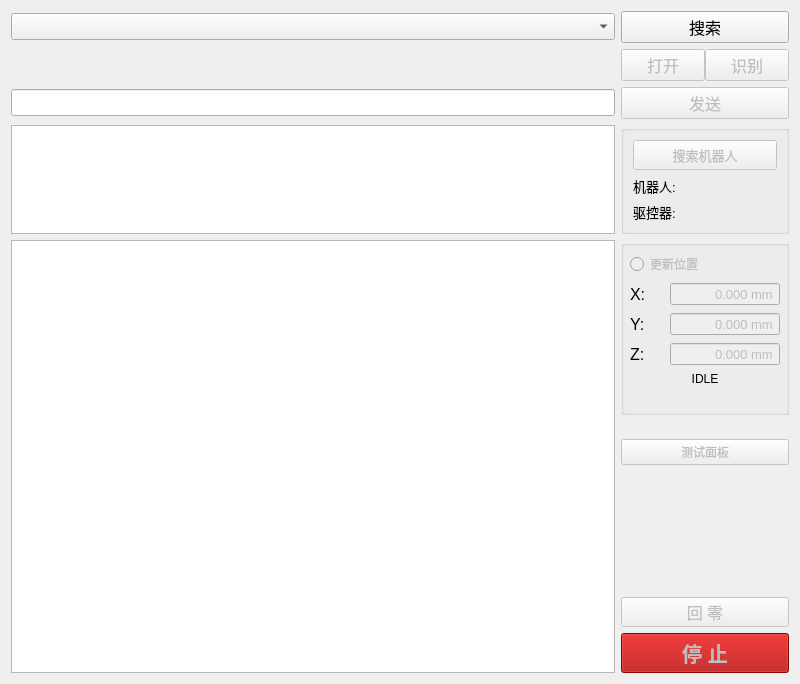
<?xml version="1.0" encoding="UTF-8"?>
<ui version="4.0">
 <class>MainWidget</class>
 <widget class="QWidget" name="MainWidget">
  <property name="geometry">
   <rect>
    <x>0</x>
    <y>0</y>
    <width>800</width>
    <height>680</height>
   </rect>
  </property>
  <property name="windowTitle">
   <string>Form</string>
  </property>
  <layout class="QGridLayout" name="gridLayout">
   <item row="10" column="8">
    <widget class="QGroupBox" name="groupBox">
     <property name="title">
      <string/>
     </property>
     <layout class="QGridLayout" name="gridLayout_3">
      <item row="1" column="0">
       <widget class="QLabel" name="label_4">
        <property name="font">
         <font>
          <pointsize>10</pointsize>
         </font>
        </property>
        <property name="text">
         <string>机器人:</string>
        </property>
       </widget>
      </item>
      <item row="1" column="1">
       <widget class="QLabel" name="label_RobotID">
        <property name="sizePolicy">
         <sizepolicy hsizetype="Preferred" vsizetype="Preferred">
          <horstretch>0</horstretch>
          <verstretch>0</verstretch>
         </sizepolicy>
        </property>
        <property name="minimumSize">
         <size>
          <width>20</width>
          <height>0</height>
         </size>
        </property>
        <property name="maximumSize">
         <size>
          <width>16777215</width>
          <height>16777215</height>
         </size>
        </property>
        <property name="font">
         <font>
          <pointsize>9</pointsize>
         </font>
        </property>
        <property name="statusTip">
         <string>机器人ID</string>
        </property>
        <property name="text">
         <string/>
        </property>
       </widget>
      </item>
      <item row="2" column="0">
       <widget class="QLabel" name="label_5">
        <property name="font">
         <font>
          <pointsize>10</pointsize>
         </font>
        </property>
        <property name="text">
         <string>驱控器:</string>
        </property>
       </widget>
      </item>
      <item row="2" column="2">
       <widget class="QLabel" name="label_DeviceType">
        <property name="sizePolicy">
         <sizepolicy hsizetype="Preferred" vsizetype="Preferred">
          <horstretch>0</horstretch>
          <verstretch>0</verstretch>
         </sizepolicy>
        </property>
        <property name="minimumSize">
         <size>
          <width>30</width>
          <height>0</height>
         </size>
        </property>
        <property name="font">
         <font>
          <pointsize>9</pointsize>
         </font>
        </property>
        <property name="text">
         <string/>
        </property>
        <property name="alignment">
         <set>Qt::AlignLeading|Qt::AlignLeft|Qt::AlignVCenter</set>
        </property>
       </widget>
      </item>
      <item row="1" column="2">
       <widget class="QLabel" name="label_RobotType">
        <property name="sizePolicy">
         <sizepolicy hsizetype="Preferred" vsizetype="Preferred">
          <horstretch>0</horstretch>
          <verstretch>0</verstretch>
         </sizepolicy>
        </property>
        <property name="minimumSize">
         <size>
          <width>30</width>
          <height>0</height>
         </size>
        </property>
        <property name="font">
         <font>
          <pointsize>9</pointsize>
         </font>
        </property>
        <property name="text">
         <string/>
        </property>
        <property name="alignment">
         <set>Qt::AlignLeading|Qt::AlignLeft|Qt::AlignVCenter</set>
        </property>
       </widget>
      </item>
      <item row="2" column="1">
       <widget class="QLabel" name="label_DeviceID">
        <property name="sizePolicy">
         <sizepolicy hsizetype="Preferred" vsizetype="Preferred">
          <horstretch>0</horstretch>
          <verstretch>0</verstretch>
         </sizepolicy>
        </property>
        <property name="minimumSize">
         <size>
          <width>20</width>
          <height>0</height>
         </size>
        </property>
        <property name="maximumSize">
         <size>
          <width>16777215</width>
          <height>16777215</height>
         </size>
        </property>
        <property name="font">
         <font>
          <pointsize>9</pointsize>
         </font>
        </property>
        <property name="statusTip">
         <string>驱控器ID</string>
        </property>
        <property name="text">
         <string/>
        </property>
       </widget>
      </item>
      <item row="0" column="0" colspan="3">
       <widget class="QPushButton" name="pushButton_searchRobot">
        <property name="enabled">
         <bool>false</bool>
        </property>
        <property name="sizePolicy">
         <sizepolicy hsizetype="Preferred" vsizetype="Fixed">
          <horstretch>0</horstretch>
          <verstretch>0</verstretch>
         </sizepolicy>
        </property>
        <property name="minimumSize">
         <size>
          <width>60</width>
          <height>30</height>
         </size>
        </property>
        <property name="font">
         <font>
          <pointsize>10</pointsize>
         </font>
        </property>
        <property name="statusTip">
         <string>搜索网关上的机器人</string>
        </property>
        <property name="text">
         <string>搜索机器人</string>
        </property>
       </widget>
      </item>
     </layout>
    </widget>
   </item>
   <item row="11" column="8">
    <widget class="QGroupBox" name="groupBox_2">
     <property name="title">
      <string/>
     </property>
     <layout class="QGridLayout" name="gridLayout_2">
      <property name="leftMargin">
       <number>6</number>
      </property>
      <property name="topMargin">
       <number>6</number>
      </property>
      <property name="rightMargin">
       <number>6</number>
      </property>
      <property name="bottomMargin">
       <number>6</number>
      </property>
      <item row="1" column="0">
       <widget class="QLabel" name="label">
        <property name="font">
         <font>
          <pointsize>12</pointsize>
         </font>
        </property>
        <property name="text">
         <string>X:</string>
        </property>
       </widget>
      </item>
      <item row="2" column="0">
       <widget class="QLabel" name="label_2">
        <property name="font">
         <font>
          <pointsize>12</pointsize>
         </font>
        </property>
        <property name="text">
         <string>Y:</string>
        </property>
       </widget>
      </item>
      <item row="3" column="0">
       <widget class="QLabel" name="label_3">
        <property name="font">
         <font>
          <pointsize>12</pointsize>
         </font>
        </property>
        <property name="text">
         <string>Z:</string>
        </property>
       </widget>
      </item>
      <item row="0" column="0" colspan="2">
       <widget class="QRadioButton" name="radioButton_updatePos">
        <property name="enabled">
         <bool>false</bool>
        </property>
        <property name="statusTip">
         <string>开始或停止更新机器人信息</string>
        </property>
        <property name="text">
         <string>更新位置</string>
        </property>
        <property name="iconSize">
         <size>
          <width>18</width>
          <height>18</height>
         </size>
        </property>
       </widget>
      </item>
      <item row="2" column="1" colspan="2">
       <widget class="QDoubleSpinBox" name="doubleSpinBox_posY">
        <property name="enabled">
         <bool>false</bool>
        </property>
        <property name="font">
         <font>
          <pointsize>10</pointsize>
         </font>
        </property>
        <property name="statusTip">
         <string>Y坐标</string>
        </property>
        <property name="alignment">
         <set>Qt::AlignRight|Qt::AlignTrailing|Qt::AlignVCenter</set>
        </property>
        <property name="buttonSymbols">
         <enum>QAbstractSpinBox::NoButtons</enum>
        </property>
        <property name="suffix">
         <string> mm</string>
        </property>
        <property name="decimals">
         <number>3</number>
        </property>
        <property name="minimum">
         <double>-999999.000000000000000</double>
        </property>
        <property name="maximum">
         <double>999999.000000000000000</double>
        </property>
       </widget>
      </item>
      <item row="1" column="1" colspan="2">
       <widget class="QDoubleSpinBox" name="doubleSpinBox_posX">
        <property name="enabled">
         <bool>false</bool>
        </property>
        <property name="font">
         <font>
          <pointsize>10</pointsize>
         </font>
        </property>
        <property name="statusTip">
         <string>X坐标</string>
        </property>
        <property name="alignment">
         <set>Qt::AlignRight|Qt::AlignTrailing|Qt::AlignVCenter</set>
        </property>
        <property name="buttonSymbols">
         <enum>QAbstractSpinBox::NoButtons</enum>
        </property>
        <property name="suffix">
         <string> mm</string>
        </property>
        <property name="decimals">
         <number>3</number>
        </property>
        <property name="minimum">
         <double>-999999.000000000000000</double>
        </property>
        <property name="maximum">
         <double>999999.000000000000000</double>
        </property>
       </widget>
      </item>
      <item row="3" column="1" colspan="2">
       <widget class="QDoubleSpinBox" name="doubleSpinBox_posZ">
        <property name="enabled">
         <bool>false</bool>
        </property>
        <property name="font">
         <font>
          <pointsize>10</pointsize>
         </font>
        </property>
        <property name="statusTip">
         <string>Z坐标</string>
        </property>
        <property name="alignment">
         <set>Qt::AlignRight|Qt::AlignTrailing|Qt::AlignVCenter</set>
        </property>
        <property name="buttonSymbols">
         <enum>QAbstractSpinBox::NoButtons</enum>
        </property>
        <property name="suffix">
         <string> mm</string>
        </property>
        <property name="decimals">
         <number>3</number>
        </property>
        <property name="minimum">
         <double>-999999.000000000000000</double>
        </property>
        <property name="maximum">
         <double>999999.000000000000000</double>
        </property>
       </widget>
      </item>
      <item row="4" column="0" colspan="3">
       <widget class="QLabel" name="label_robotState">
        <property name="statusTip">
         <string>机器人当前状态</string>
        </property>
        <property name="text">
         <string>IDLE</string>
        </property>
        <property name="alignment">
         <set>Qt::AlignCenter</set>
        </property>
       </widget>
      </item>
      <item row="5" column="0" colspan="3">
       <widget class="QLabel" name="label_ErrorMsg">
        <property name="text">
         <string/>
        </property>
       </widget>
      </item>
     </layout>
    </widget>
   </item>
   <item row="15" column="8">
    <spacer name="verticalSpacer">
     <property name="orientation">
      <enum>Qt::Vertical</enum>
     </property>
     <property name="sizeHint" stdset="0">
      <size>
       <width>20</width>
       <height>40</height>
      </size>
     </property>
    </spacer>
   </item>
   <item row="9" column="0" colspan="8">
    <widget class="QLineEdit" name="lineEdit">
     <property name="font">
      <font>
       <pointsize>12</pointsize>
      </font>
     </property>
     <property name="toolTip">
      <string>单击历史窗的条目可直接到此处</string>
     </property>
     <property name="statusTip">
      <string>输入或修改指令</string>
     </property>
     <property name="whatsThis">
      <string>指令输入框</string>
     </property>
    </widget>
   </item>
   <item row="0" column="0" colspan="8">
    <widget class="QComboBox" name="comboBox_mrht">
     <property name="font">
      <font>
       <pointsize>12</pointsize>
      </font>
     </property>
     <property name="statusTip">
      <string>选择MRH-T后点击打开按钮</string>
     </property>
    </widget>
   </item>
   <item row="39" column="8">
    <widget class="QPushButton" name="pushButton_stop">
     <property name="enabled">
      <bool>false</bool>
     </property>
     <property name="minimumSize">
      <size>
       <width>0</width>
       <height>40</height>
      </size>
     </property>
     <property name="font">
      <font>
       <pointsize>15</pointsize>
       <weight>75</weight>
       <bold>true</bold>
      </font>
     </property>
     <property name="statusTip">
      <string>停止机器人的当前操作</string>
     </property>
     <property name="styleSheet">
      <string notr="true">background-color: rgb(170, 0, 0);
</string>
     </property>
     <property name="text">
      <string>停 止</string>
     </property>
     <property name="autoRepeat">
      <bool>true</bool>
     </property>
     <property name="autoRepeatDelay">
      <number>1000</number>
     </property>
     <property name="autoRepeatInterval">
      <number>1000</number>
     </property>
    </widget>
   </item>
   <item row="9" column="8">
    <widget class="QPushButton" name="pushButton_Send">
     <property name="enabled">
      <bool>false</bool>
     </property>
     <property name="sizePolicy">
      <sizepolicy hsizetype="Preferred" vsizetype="Fixed">
       <horstretch>0</horstretch>
       <verstretch>0</verstretch>
      </sizepolicy>
     </property>
     <property name="minimumSize">
      <size>
       <width>60</width>
       <height>0</height>
      </size>
     </property>
     <property name="font">
      <font>
       <pointsize>12</pointsize>
      </font>
     </property>
     <property name="toolTip">
      <string>输入结束可直接回车发送</string>
     </property>
     <property name="statusTip">
      <string>发送指令</string>
     </property>
     <property name="text">
      <string>发送</string>
     </property>
    </widget>
   </item>
   <item row="38" column="8">
    <widget class="QPushButton" name="pushButton_goHome">
     <property name="enabled">
      <bool>false</bool>
     </property>
     <property name="minimumSize">
      <size>
       <width>0</width>
       <height>30</height>
      </size>
     </property>
     <property name="font">
      <font>
       <pointsize>12</pointsize>
      </font>
     </property>
     <property name="statusTip">
      <string>机器人回到零位</string>
     </property>
     <property name="text">
      <string>回 零</string>
     </property>
     <property name="autoRepeat">
      <bool>true</bool>
     </property>
     <property name="autoRepeatDelay">
      <number>3000</number>
     </property>
     <property name="autoRepeatInterval">
      <number>3000</number>
     </property>
    </widget>
   </item>
   <item row="10" column="0" colspan="8">
    <widget class="QTextBrowser" name="textBrowser">
     <property name="sizePolicy">
      <sizepolicy hsizetype="Preferred" vsizetype="Preferred">
       <horstretch>0</horstretch>
       <verstretch>0</verstretch>
      </sizepolicy>
     </property>
     <property name="minimumSize">
      <size>
       <width>0</width>
       <height>0</height>
      </size>
     </property>
     <property name="maximumSize">
      <size>
       <width>16777215</width>
       <height>16777215</height>
      </size>
     </property>
     <property name="font">
      <font>
       <pointsize>10</pointsize>
      </font>
     </property>
     <property name="toolTip">
      <string>指令接收窗</string>
     </property>
    </widget>
   </item>
   <item row="16" column="8">
    <widget class="QPushButton" name="pushButtonTest">
     <property name="enabled">
      <bool>false</bool>
     </property>
     <property name="statusTip">
      <string>打开测试面板</string>
     </property>
     <property name="text">
      <string>测试面板</string>
     </property>
    </widget>
   </item>
   <item row="11" column="0" rowspan="29" colspan="8">
    <widget class="QTableView" name="tableView">
     <property name="toolTip">
      <string>历史指令窗</string>
     </property>
     <property name="statusTip">
      <string>单击选择可重新编辑，双击快速发送</string>
     </property>
     <property name="whatsThis">
      <string/>
     </property>
     <property name="editTriggers">
      <set>QAbstractItemView::NoEditTriggers</set>
     </property>
     <property name="selectionMode">
      <enum>QAbstractItemView::SingleSelection</enum>
     </property>
     <property name="selectionBehavior">
      <enum>QAbstractItemView::SelectRows</enum>
     </property>
     <property name="sortingEnabled">
      <bool>true</bool>
     </property>
     <property name="cornerButtonEnabled">
      <bool>false</bool>
     </property>
     <attribute name="horizontalHeaderVisible">
      <bool>false</bool>
     </attribute>
     <attribute name="horizontalHeaderStretchLastSection">
      <bool>true</bool>
     </attribute>
     <attribute name="verticalHeaderStretchLastSection">
      <bool>false</bool>
     </attribute>
    </widget>
   </item>
   <item row="1" column="8">
    <layout class="QHBoxLayout" name="horizontalLayout">
     <property name="spacing">
      <number>0</number>
     </property>
     <item>
      <widget class="QPushButton" name="pushButtonOpenMRHT">
       <property name="enabled">
        <bool>false</bool>
       </property>
       <property name="sizePolicy">
        <sizepolicy hsizetype="Preferred" vsizetype="Fixed">
         <horstretch>0</horstretch>
         <verstretch>0</verstretch>
        </sizepolicy>
       </property>
       <property name="minimumSize">
        <size>
         <width>20</width>
         <height>0</height>
        </size>
       </property>
       <property name="font">
        <font>
         <pointsize>12</pointsize>
        </font>
       </property>
       <property name="statusTip">
        <string>打开选择的网关</string>
       </property>
       <property name="text">
        <string>打开</string>
       </property>
      </widget>
     </item>
     <item>
      <widget class="QPushButton" name="pushButton_Identify">
       <property name="enabled">
        <bool>false</bool>
       </property>
       <property name="sizePolicy">
        <sizepolicy hsizetype="Preferred" vsizetype="Fixed">
         <horstretch>0</horstretch>
         <verstretch>0</verstretch>
        </sizepolicy>
       </property>
       <property name="font">
        <font>
         <pointsize>12</pointsize>
        </font>
       </property>
       <property name="toolTip">
        <string>按下识别,松开关闭</string>
       </property>
       <property name="text">
        <string>识别</string>
       </property>
      </widget>
     </item>
    </layout>
   </item>
   <item row="0" column="8">
    <widget class="QPushButton" name="pushButtonSearchMRHT">
     <property name="sizePolicy">
      <sizepolicy hsizetype="Preferred" vsizetype="Fixed">
       <horstretch>0</horstretch>
       <verstretch>0</verstretch>
      </sizepolicy>
     </property>
     <property name="minimumSize">
      <size>
       <width>20</width>
       <height>0</height>
      </size>
     </property>
     <property name="font">
      <font>
       <pointsize>12</pointsize>
      </font>
     </property>
     <property name="statusTip">
      <string>刷新列表</string>
     </property>
     <property name="text">
      <string>搜索</string>
     </property>
    </widget>
   </item>
   <item row="1" column="0" colspan="8">
    <widget class="QLabel" name="labelIDN">
     <property name="sizePolicy">
      <sizepolicy hsizetype="Expanding" vsizetype="Preferred">
       <horstretch>0</horstretch>
       <verstretch>0</verstretch>
      </sizepolicy>
     </property>
     <property name="font">
      <font>
       <pointsize>10</pointsize>
      </font>
     </property>
     <property name="statusTip">
      <string>设备识别信息</string>
     </property>
     <property name="text">
      <string/>
     </property>
    </widget>
   </item>
  </layout>
 </widget>
 <tabstops>
  <tabstop>comboBox_mrht</tabstop>
  <tabstop>pushButtonSearchMRHT</tabstop>
  <tabstop>pushButtonOpenMRHT</tabstop>
  <tabstop>pushButton_Identify</tabstop>
  <tabstop>lineEdit</tabstop>
  <tabstop>pushButton_Send</tabstop>
  <tabstop>textBrowser</tabstop>
  <tabstop>pushButton_searchRobot</tabstop>
  <tabstop>tableView</tabstop>
  <tabstop>radioButton_updatePos</tabstop>
  <tabstop>doubleSpinBox_posX</tabstop>
  <tabstop>doubleSpinBox_posY</tabstop>
  <tabstop>doubleSpinBox_posZ</tabstop>
  <tabstop>pushButtonTest</tabstop>
  <tabstop>pushButton_goHome</tabstop>
  <tabstop>pushButton_stop</tabstop>
 </tabstops>
 <resources/>
 <connections/>
</ui>
